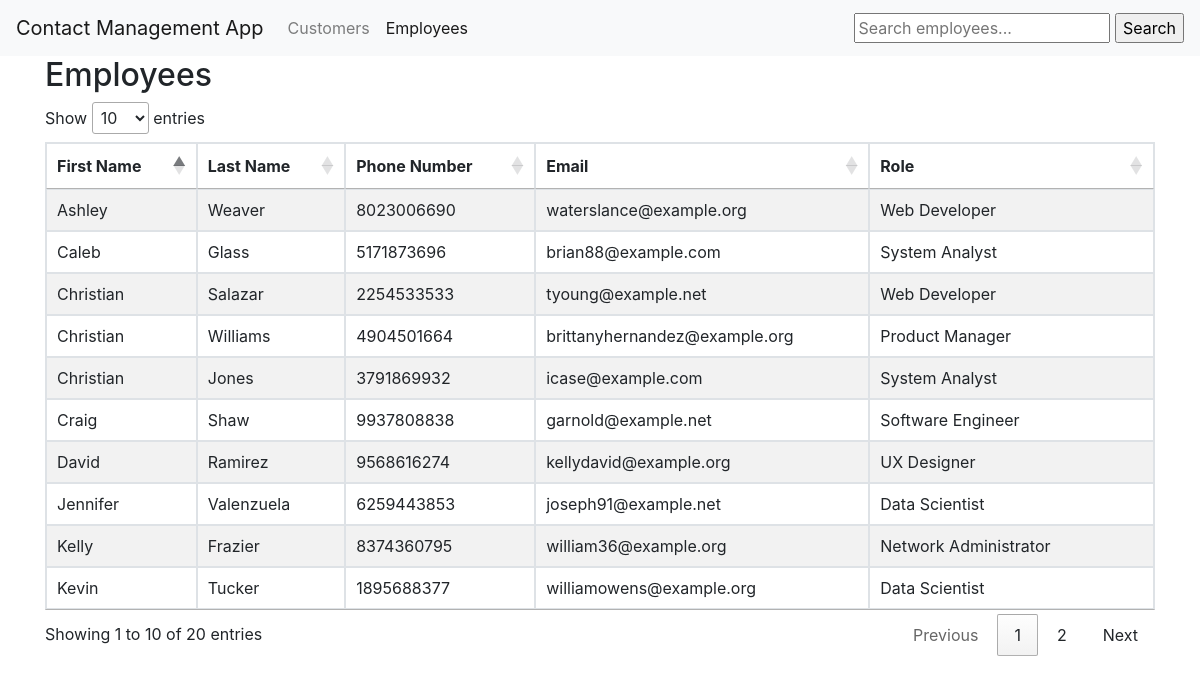
The app's page /employees/, older data.
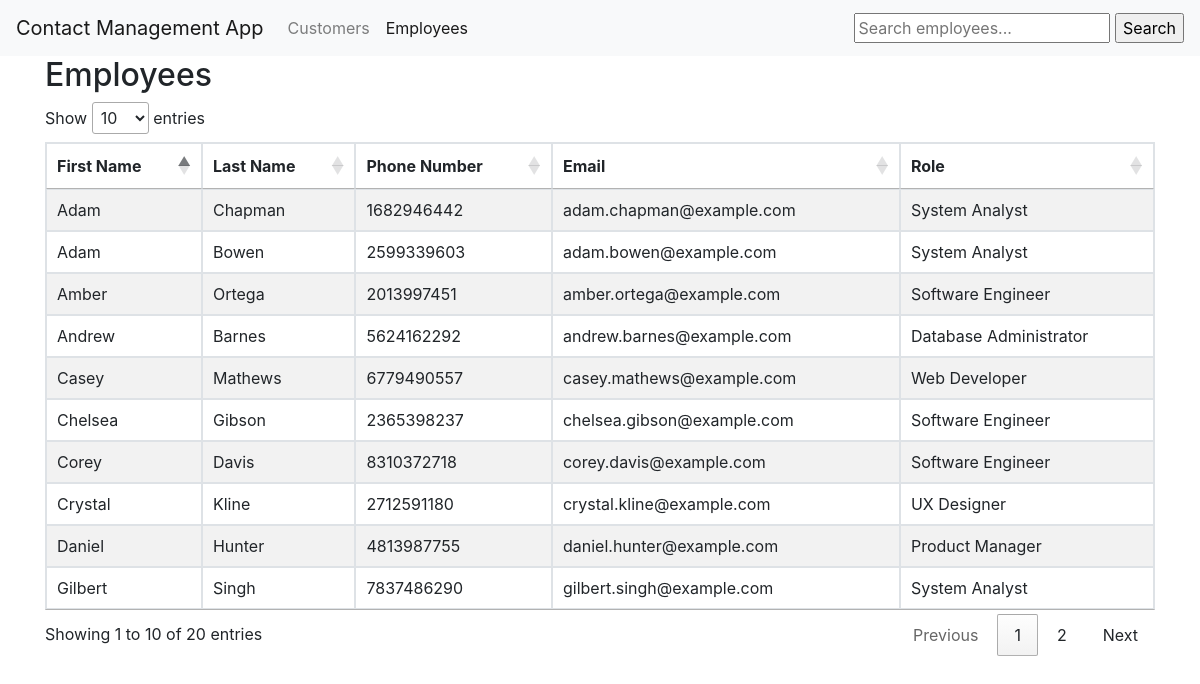
The same page, newer data.
### djangoapp/models.py (models this page shows)
class Employee(models.Model):
    first_name = models.CharField(max_length=255, validators=[MinLengthValidator(3), MaxLengthValidator(255)])
    last_name = models.CharField(max_length=255, validators=[MinLengthValidator(3), MaxLengthValidator(255)])
    phone_number = models.CharField(max_length=15, validators=[MinLengthValidator(10), MaxLengthValidator(15), RegexValidator(r'^\+?1?\d{9,15}$')])
    email = models.EmailField(max_length=255, validators=[MinLengthValidator(3), MaxLengthValidator(255), EmailValidator()])
    role = models.CharField(max_length=255, validators=[MinLengthValidator(3), MaxLengthValidator(255)])

### djangoapp/views.py (the view)
# urls.py: path('employees/', views.employees, name='employees'),
def employees(request):
    employees = Employee.objects.all()
    return render(request, 'employees.html', {'employees': employees})

### djangoapp/templates/employees.html (shortened to what this page needs)
<!DOCTYPE html>
<html>
<head>
    <link rel="stylesheet" href="https://stackpath.bootstrapcdn.com/bootstrap/4.5.0/css/bootstrap.min.css">
    <link rel="stylesheet" type="text/css" href="https://cdn.datatables.net/1.10.22/css/jquery.dataTables.min.css">
</head>
<body>
    <nav class="navbar navbar-expand-lg navbar-light bg-light">
        <a class="navbar-brand">Contact Management App</a>
        <div class="collapse navbar-collapse" id="navbarNav">
            <ul class="navbar-nav">
                <li class="nav-item">
                    <a class="nav-link" href="/customers">Customers</a>
                </li>
                <li class="nav-item active">
                    <a class="nav-link" href="/employees">Employees</a>
                </li>
            </ul>
        </div>
        <form method="GET" action="{% url 'djangoapp:search_employees' %}">
            <input type="text" name="q" placeholder="Search employees...">
            <input type="submit" value="Search">
        </form>
    </nav>
    <div class="container">
        <h2>Employees</h2>
        <table id="employeesTable" class="table table-striped table-bordered">
            <thead>
                <tr>
                    <th>First Name</th>
                    <th>Last Name</th>
                    <th>Phone Number</th>
                    <th>Email</th>
                    <th>Role</th>
                </tr>
            </thead>
            <tbody>
            {% for employee in employees %}
                <tr>
                    <td>{{ employee.first_name }}</td>
                    <td>{{ employee.last_name }}</td>
                    <td>{{ employee.phone_number }}</td>
                    <td>{{ employee.email }}</td>
                    <td>{{ employee.role }}</td>
                </tr>
            {% endfor %}
            </tbody>
        </table>
    </div>
</body>
</html>

Row changes from the older to the newer data that the page shows:
no longer on this page (row edited): Employee: first_name "Christian", last_name "Salazar", phone_number "2254533533", email "tyoung@example.net", role "Web Developer"
no longer on this page (row edited): Employee: first_name "Christian", last_name "Jones", phone_number "3791869932", email "icase@example.com", role "System Analyst"
no longer on this page (row edited): Employee: first_name "Ashley", last_name "Weaver", phone_number "8023006690", email "waterslance@example.org", role "Web Developer"
no longer on this page (row edited): Employee: first_name "Caleb", last_name "Glass", phone_number "5171873696", email "brian88@example.com", role "System Analyst"
no longer on this page (row edited): Employee: first_name "David", last_name "Ramirez", phone_number "9568616274", email "kellydavid@example.org", role "UX Designer"
no longer on this page (row edited): Employee: first_name "Craig", last_name "Shaw", phone_number "9937808838", email "garnold@example.net", role "Software Engineer"
no longer on this page (row edited): Employee: first_name "Kevin", last_name "Tucker", phone_number "1895688377", email "williamowens@example.org", role "Data Scientist"
changed Employee: first_name "Jennifer" → "Andrew"; last_name "Valenzuela" → "Barnes"; phone_number "6259443853" → "5624162292"; email "joseph91@example.net" → "andrew.barnes@example.com"; role "Data Scientist" → "Database Administrator"
now on this page (row edited): Employee: first_name "Daniel", last_name "Hunter", phone_number "4813987755", email "daniel.hunter@example.com", role "Product Manager"
changed Employee: first_name "Kelly" → "Amber"; last_name "Frazier" → "Ortega"; phone_number "8374360795" → "2013997451"; email "william36@example.org" → "amber.ortega@example.com"; role "Network Administrator" → "Software Engineer"
now on this page (row edited): Employee: first_name "Gilbert", last_name "Singh", phone_number "7837486290", email "gilbert.singh@example.com", role "System Analyst"
now on this page (row edited): Employee: first_name "Adam", last_name "Chapman", phone_number "1682946442", email "adam.chapman@example.com", role "System Analyst"
now on this page (row edited): Employee: first_name "Crystal", last_name "Kline", phone_number "2712591180", email "crystal.kline@example.com", role "UX Designer"
changed Employee: first_name "Christian" → "Casey"; last_name "Williams" → "Mathews"; phone_number "4904501664" → "6779490557"; email "brittanyhernandez@example.org" → "casey.mathews@example.com"; role "Product Manager" → "Web Developer"
now on this page (row edited): Employee: first_name "Adam", last_name "Bowen", phone_number "2599339603", email "adam.bowen@example.com", role "System Analyst"
now on this page (row edited): Employee: first_name "Corey", last_name "Davis", phone_number "8310372718", email "corey.davis@example.com", role "Software Engineer"
now on this page (row edited): Employee: first_name "Chelsea", last_name "Gibson", phone_number "2365398237", email "chelsea.gibson@example.com", role "Software Engineer"
